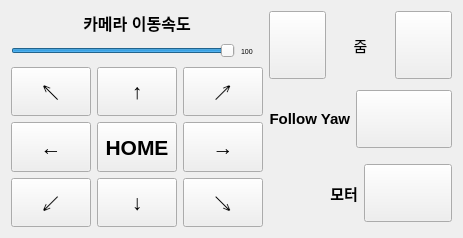
<?xml version="1.0" encoding="UTF-8"?>
<ui version="4.0">
 <class>Form</class>
 <widget class="QWidget" name="Form">
  <property name="geometry">
   <rect>
    <x>0</x>
    <y>0</y>
    <width>463</width>
    <height>238</height>
   </rect>
  </property>
  <property name="sizePolicy">
   <sizepolicy hsizetype="Fixed" vsizetype="Fixed">
    <horstretch>0</horstretch>
    <verstretch>0</verstretch>
   </sizepolicy>
  </property>
  <property name="maximumSize">
   <size>
    <width>484</width>
    <height>257</height>
   </size>
  </property>
  <property name="font">
   <font>
    <pointsize>5</pointsize>
   </font>
  </property>
  <property name="acceptDrops">
   <bool>false</bool>
  </property>
  <property name="windowTitle">
   <string>카메라 제어</string>
  </property>
  <property name="styleSheet">
   <string notr="true">QCheckBox::indicator:checked {
    image: url(1.png);
    width: 30px;
    height: 30px;
}
QCheckBox::indicator:unchecked {
    image: url(2.png);
    width: 30px;
    height: 30px;
}
QPushButton:pressed {
    /* 눌렸을 때 배경색을 살짝 어둡게 */
    background-color: darkgray;
    /* (선택 사항) 살짝 위치를 이동시켜 눌리는 듯한 입체감 주기 */
    padding-top: 2px;
    padding-left: 2px;
    /* (선택 사항) 테두리나 그림자 변화 */
    border: 1px solid black;
    box-shadow: inset 1px 1px 3px rgba(0,0,0,0.5); /* 그림자 안쪽으로 */
}</string>
  </property>
  <layout class="QGridLayout" name="gridLayout_3">
   <item row="0" column="0">
    <layout class="QGridLayout" name="gridLayout_2">
     <item row="0" column="0">
      <layout class="QVBoxLayout" name="verticalLayout_3">
       <item>
        <layout class="QVBoxLayout" name="verticalLayout_2">
         <item>
          <widget class="QLabel" name="label">
           <property name="font">
            <font>
             <pointsize>12</pointsize>
             <italic>false</italic>
             <bold>true</bold>
             <underline>false</underline>
            </font>
           </property>
           <property name="text">
            <string>카메라 이동속도</string>
           </property>
           <property name="alignment">
            <set>Qt::AlignmentFlag::AlignCenter</set>
           </property>
          </widget>
         </item>
         <item>
          <layout class="QHBoxLayout" name="horizontalLayout_2">
           <item>
            <widget class="QSlider" name="horizontal_slider_cam_speed">
             <property name="maximum">
              <number>100</number>
             </property>
             <property name="value">
              <number>100</number>
             </property>
             <property name="orientation">
              <enum>Qt::Orientation::Horizontal</enum>
             </property>
            </widget>
           </item>
           <item>
            <widget class="QLabel" name="label_cam_speed">
             <property name="text">
              <string>100</string>
             </property>
            </widget>
           </item>
           <item>
            <spacer name="horizontalSpacer">
             <property name="orientation">
              <enum>Qt::Orientation::Horizontal</enum>
             </property>
             <property name="sizeType">
              <enum>QSizePolicy::Policy::Fixed</enum>
             </property>
             <property name="sizeHint" stdset="0">
              <size>
               <width>10</width>
               <height>20</height>
              </size>
             </property>
            </spacer>
           </item>
          </layout>
         </item>
        </layout>
       </item>
       <item>
        <layout class="QGridLayout" name="gridLayout">
         <item row="1" column="2">
          <widget class="QPushButton" name="button_right_top">
           <property name="sizePolicy">
            <sizepolicy hsizetype="Expanding" vsizetype="Expanding">
             <horstretch>0</horstretch>
             <verstretch>0</verstretch>
            </sizepolicy>
           </property>
           <property name="font">
            <font>
             <pointsize>16</pointsize>
             <bold>true</bold>
            </font>
           </property>
           <property name="text">
            <string>↗</string>
           </property>
          </widget>
         </item>
         <item row="1" column="1">
          <widget class="QPushButton" name="button_top">
           <property name="sizePolicy">
            <sizepolicy hsizetype="Expanding" vsizetype="Expanding">
             <horstretch>0</horstretch>
             <verstretch>0</verstretch>
            </sizepolicy>
           </property>
           <property name="font">
            <font>
             <pointsize>16</pointsize>
             <bold>true</bold>
            </font>
           </property>
           <property name="text">
            <string>↑</string>
           </property>
          </widget>
         </item>
         <item row="4" column="0">
          <widget class="QPushButton" name="button_left_down">
           <property name="sizePolicy">
            <sizepolicy hsizetype="Expanding" vsizetype="Expanding">
             <horstretch>0</horstretch>
             <verstretch>0</verstretch>
            </sizepolicy>
           </property>
           <property name="font">
            <font>
             <pointsize>16</pointsize>
             <bold>true</bold>
            </font>
           </property>
           <property name="text">
            <string>↙</string>
           </property>
          </widget>
         </item>
         <item row="2" column="2">
          <widget class="QPushButton" name="button_right">
           <property name="sizePolicy">
            <sizepolicy hsizetype="Expanding" vsizetype="Expanding">
             <horstretch>0</horstretch>
             <verstretch>0</verstretch>
            </sizepolicy>
           </property>
           <property name="font">
            <font>
             <pointsize>16</pointsize>
             <bold>true</bold>
            </font>
           </property>
           <property name="text">
            <string>→</string>
           </property>
          </widget>
         </item>
         <item row="2" column="0">
          <widget class="QPushButton" name="button_left">
           <property name="sizePolicy">
            <sizepolicy hsizetype="Expanding" vsizetype="Expanding">
             <horstretch>0</horstretch>
             <verstretch>0</verstretch>
            </sizepolicy>
           </property>
           <property name="font">
            <font>
             <pointsize>16</pointsize>
             <bold>true</bold>
            </font>
           </property>
           <property name="text">
            <string>←</string>
           </property>
          </widget>
         </item>
         <item row="4" column="1">
          <widget class="QPushButton" name="button_down">
           <property name="sizePolicy">
            <sizepolicy hsizetype="Expanding" vsizetype="Expanding">
             <horstretch>0</horstretch>
             <verstretch>0</verstretch>
            </sizepolicy>
           </property>
           <property name="font">
            <font>
             <pointsize>16</pointsize>
             <bold>true</bold>
            </font>
           </property>
           <property name="text">
            <string>↓</string>
           </property>
          </widget>
         </item>
         <item row="2" column="3">
          <layout class="QVBoxLayout" name="verticalLayout"/>
         </item>
         <item row="1" column="0">
          <widget class="QPushButton" name="button_left_top">
           <property name="sizePolicy">
            <sizepolicy hsizetype="Expanding" vsizetype="Expanding">
             <horstretch>0</horstretch>
             <verstretch>0</verstretch>
            </sizepolicy>
           </property>
           <property name="font">
            <font>
             <pointsize>16</pointsize>
             <bold>true</bold>
            </font>
           </property>
           <property name="text">
            <string>↖</string>
           </property>
          </widget>
         </item>
         <item row="4" column="2">
          <widget class="QPushButton" name="button_right_down">
           <property name="sizePolicy">
            <sizepolicy hsizetype="Expanding" vsizetype="Expanding">
             <horstretch>0</horstretch>
             <verstretch>0</verstretch>
            </sizepolicy>
           </property>
           <property name="font">
            <font>
             <pointsize>16</pointsize>
             <bold>true</bold>
            </font>
           </property>
           <property name="text">
            <string>↘</string>
           </property>
          </widget>
         </item>
         <item row="2" column="1">
          <widget class="QPushButton" name="button_home">
           <property name="sizePolicy">
            <sizepolicy hsizetype="Expanding" vsizetype="Expanding">
             <horstretch>0</horstretch>
             <verstretch>0</verstretch>
            </sizepolicy>
           </property>
           <property name="font">
            <font>
             <pointsize>16</pointsize>
             <bold>true</bold>
            </font>
           </property>
           <property name="text">
            <string>HOME</string>
           </property>
          </widget>
         </item>
        </layout>
       </item>
      </layout>
     </item>
     <item row="0" column="1">
      <layout class="QVBoxLayout" name="verticalLayout_4">
       <item>
        <layout class="QHBoxLayout" name="horizontalLayout">
         <item>
          <widget class="QPushButton" name="button_zoom_out">
           <property name="sizePolicy">
            <sizepolicy hsizetype="Expanding" vsizetype="Expanding">
             <horstretch>0</horstretch>
             <verstretch>0</verstretch>
            </sizepolicy>
           </property>
           <property name="font">
            <font>
             <pointsize>10</pointsize>
            </font>
           </property>
           <property name="text">
            <string/>
           </property>
          </widget>
         </item>
         <item>
          <widget class="QLabel" name="label_zoom">
           <property name="sizePolicy">
            <sizepolicy hsizetype="Expanding" vsizetype="Expanding">
             <horstretch>0</horstretch>
             <verstretch>0</verstretch>
            </sizepolicy>
           </property>
           <property name="font">
            <font>
             <pointsize>11</pointsize>
            </font>
           </property>
           <property name="text">
            <string>줌</string>
           </property>
           <property name="alignment">
            <set>Qt::AlignmentFlag::AlignCenter</set>
           </property>
          </widget>
         </item>
         <item>
          <widget class="QPushButton" name="button_zoom_in">
           <property name="sizePolicy">
            <sizepolicy hsizetype="Expanding" vsizetype="Expanding">
             <horstretch>0</horstretch>
             <verstretch>0</verstretch>
            </sizepolicy>
           </property>
           <property name="font">
            <font>
             <pointsize>10</pointsize>
            </font>
           </property>
           <property name="text">
            <string/>
           </property>
          </widget>
         </item>
        </layout>
       </item>
       <item>
        <layout class="QHBoxLayout" name="horizontalLayout_4" stretch="0,2">
         <item>
          <widget class="QLabel" name="label_active_follow_yaw">
           <property name="sizePolicy">
            <sizepolicy hsizetype="Expanding" vsizetype="Expanding">
             <horstretch>0</horstretch>
             <verstretch>0</verstretch>
            </sizepolicy>
           </property>
           <property name="font">
            <font>
             <pointsize>11</pointsize>
             <bold>true</bold>
            </font>
           </property>
           <property name="text">
            <string>Follow Yaw</string>
           </property>
           <property name="alignment">
            <set>Qt::AlignmentFlag::AlignRight|Qt::AlignmentFlag::AlignTrailing|Qt::AlignmentFlag::AlignVCenter</set>
           </property>
          </widget>
         </item>
         <item>
          <widget class="QPushButton" name="toggle_active_follow_yaw">
           <property name="sizePolicy">
            <sizepolicy hsizetype="Fixed" vsizetype="Fixed">
             <horstretch>0</horstretch>
             <verstretch>0</verstretch>
            </sizepolicy>
           </property>
           <property name="maximumSize">
            <size>
             <width>110</width>
             <height>58</height>
            </size>
           </property>
           <property name="font">
            <font>
             <pointsize>24</pointsize>
            </font>
           </property>
           <property name="autoFillBackground">
            <bool>false</bool>
           </property>
           <property name="text">
            <string/>
           </property>
           <property name="iconSize">
            <size>
             <width>50</width>
             <height>50</height>
            </size>
           </property>
           <property name="checkable">
            <bool>true</bool>
           </property>
          </widget>
         </item>
        </layout>
       </item>
       <item>
        <layout class="QHBoxLayout" name="horizontalLayout_3" stretch="0,0">
         <item>
          <widget class="QLabel" name="label_active_motor">
           <property name="sizePolicy">
            <sizepolicy hsizetype="Expanding" vsizetype="Expanding">
             <horstretch>0</horstretch>
             <verstretch>0</verstretch>
            </sizepolicy>
           </property>
           <property name="font">
            <font>
             <pointsize>11</pointsize>
             <bold>true</bold>
            </font>
           </property>
           <property name="text">
            <string>모터</string>
           </property>
           <property name="alignment">
            <set>Qt::AlignmentFlag::AlignRight|Qt::AlignmentFlag::AlignTrailing|Qt::AlignmentFlag::AlignVCenter</set>
           </property>
          </widget>
         </item>
         <item>
          <widget class="QPushButton" name="toggle_active_motor">
           <property name="sizePolicy">
            <sizepolicy hsizetype="Fixed" vsizetype="Fixed">
             <horstretch>0</horstretch>
             <verstretch>0</verstretch>
            </sizepolicy>
           </property>
           <property name="maximumSize">
            <size>
             <width>88</width>
             <height>58</height>
            </size>
           </property>
           <property name="font">
            <font>
             <pointsize>41</pointsize>
            </font>
           </property>
           <property name="autoFillBackground">
            <bool>false</bool>
           </property>
           <property name="text">
            <string/>
           </property>
           <property name="iconSize">
            <size>
             <width>50</width>
             <height>50</height>
            </size>
           </property>
           <property name="checkable">
            <bool>true</bool>
           </property>
          </widget>
         </item>
        </layout>
       </item>
      </layout>
     </item>
    </layout>
   </item>
  </layout>
 </widget>
 <resources/>
 <connections/>
</ui>
